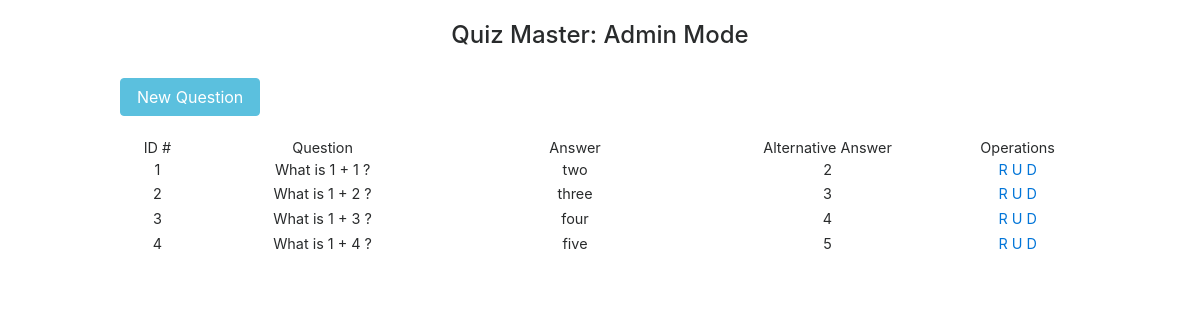
The page / on the database its author committed.
### tables this page shows
CREATE TABLE `quiz` (
  `id` int(11) NOT NULL,
  `question` varchar(255) DEFAULT NULL,
  `answer1` varchar(255) DEFAULT NULL,
  `answer2` varchar(255) DEFAULT NULL
);

### index.php (the view, shortened to what this page needs)
<!DOCTYPE html>
<html>
  <head>
    <link rel="stylesheet" href="stylesheets/bootstrap/bootstrap.min.css">
    <link rel="stylesheet" href="stylesheets/bootstrap/qm.css">
  </head>
  <body class="container-fluid">
    <div class="container-row text-center">
      <span>&nbsp;</span>
    </div>
    <div class="container-row text-center">
      <h1>Quiz Master: Admin Mode</h1>
    </div>
    <div class="container-row text-center">
      <span>&nbsp;</span>
    </div>
    <div class="container-row create-button">
      <span><a href="create.php" class="btn btn-info">New Question</a></span>
      <span>&nbsp;</span>
    </div>
    <div class="container-row text-center">
      <span>&nbsp;</span>
    </div>
    <div class="container-row text-center content-header">
      <span>ID #</span>
      <span>Question</span>
      <span>Answer</span>
      <span>Alternative Answer</span>
      <span>Operations</span>
    </div>
    <div class="container-row text-center content">
      <?php
        include_once 'db-config.php';
        $sqlQuery = "SELECT * FROM quiz";
        $result = mysqli_query($dbConnection, $sqlQuery);
        if (mysqli_num_rows($result) > 0) {
          while ($row = mysqli_fetch_array($result)) {
            echo "<span>".$row['id']."</span>";
            echo "<span>".$row['question']."</span>";
            echo "<span>".$row['answer1']."</span>";
            echo "<span>".$row['answer2']."</span>";
            echo "<span>
                    <a href='read.php?id=".$row['id']."'> R </a>
                    <a href='update.php?id=".$row['id']."'> U </a>
                    <a href='delete.php?id=".$row['id']."'> D </a>
                  </span>";
          }
        }
      ?>
    </div>
    <div class="container-row text-center">
      <span>&nbsp;</span>
    </div>
  </body>
</html>

### rows shown on the page
quiz: id "1", question "What is 1 + 1 ?", answer1 "two", answer2 "2"
quiz: id "2", question "What is 1 + 2 ?", answer1 "three", answer2 "3"
quiz: id "3", question "What is 1 + 3 ?", answer1 "four", answer2 "4"
quiz: id "4", question "What is 1 + 4 ?", answer1 "five", answer2 "5"
